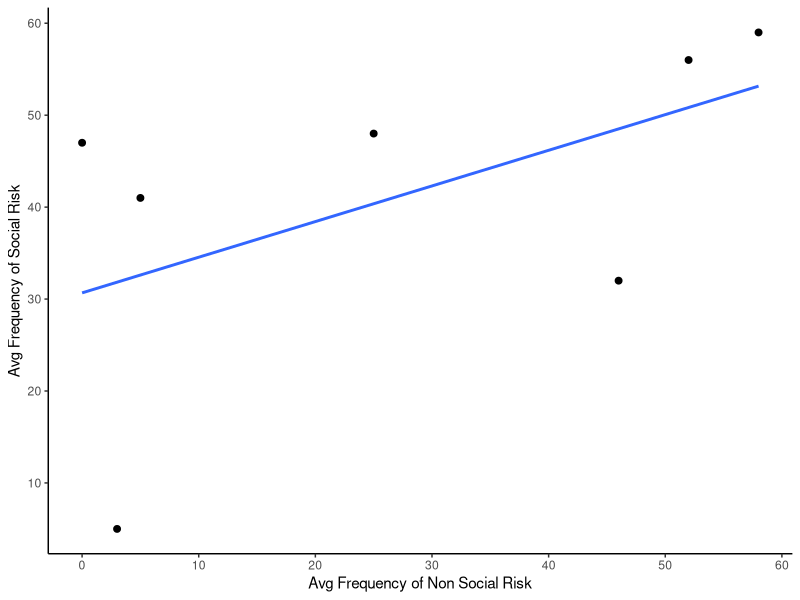
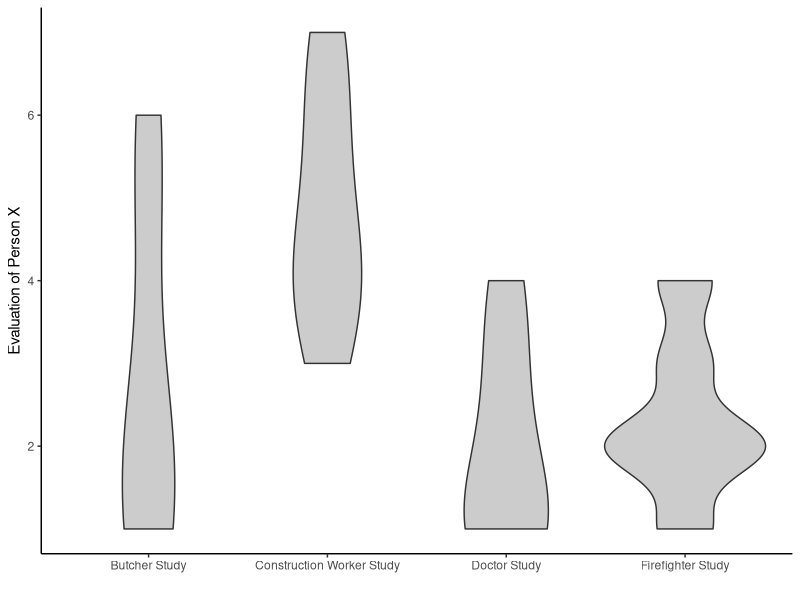

R code for these plots, in order:
## ---- chunk 1
knitr::opts_chunk$set(echo = TRUE)
## ---- chunk 2
  library(ggplot2)
  non_social <- c(0,3,5,25,46,52,58)
  social <- c(47,5,41,48,32,56,59)
  plot_df <- data.frame(non_social,social)
  
  ggplot(plot_df, aes(x=non_social,y=social)) + 
    geom_point(size=2) + 
    geom_smooth(method="lm", se = FALSE) +
    theme_classic() +
    xlab("Avg Frequency of Non Social Risk") +
    ylab("Avg Frequency of Social Risk") +
    scale_y_continuous(breaks = seq(0, 80, by = 10)) +
    scale_x_continuous(breaks = seq(0, 80, by = 10))

## ---- chunk 3
  library(ggplot2)
  group <- c(doc_study = rep("Doctor Study", 6), buh_study = rep("Butcher Study", 6), 
             fire_study = rep("Firefighter Study", 6), 
             cons_study = rep("Construction Worker Study", 6))
  eval_data <- c(1,1,1,2,3,4,5,6,1,1,2,2,2,2,3,4,1,2,3,4,4,5,6,7)
  plot_df2 <- data.frame(group,eval_data)
  
  ggplot(plot_df2, aes(factor(group), eval_data)) +
    geom_violin(fill="gray80") +
    theme_classic() +
    ylab("Evaluation of Person X") +
    xlab("")
